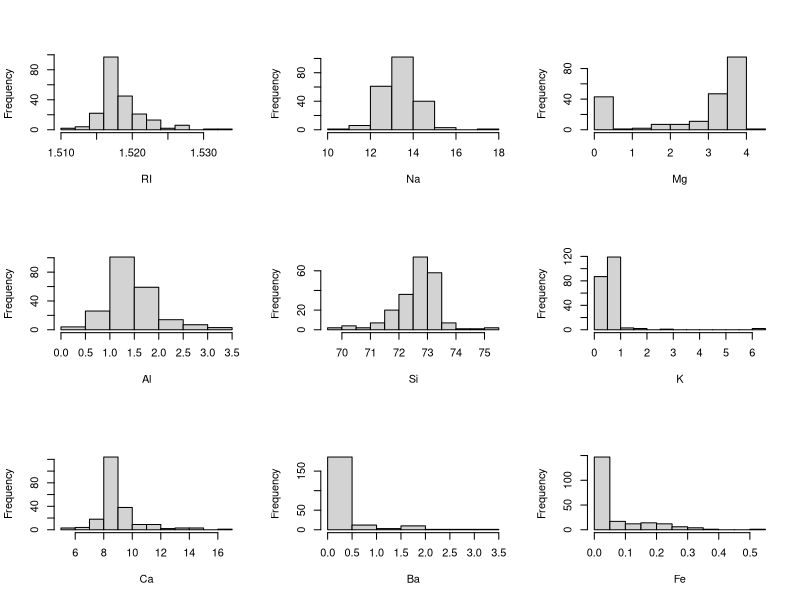
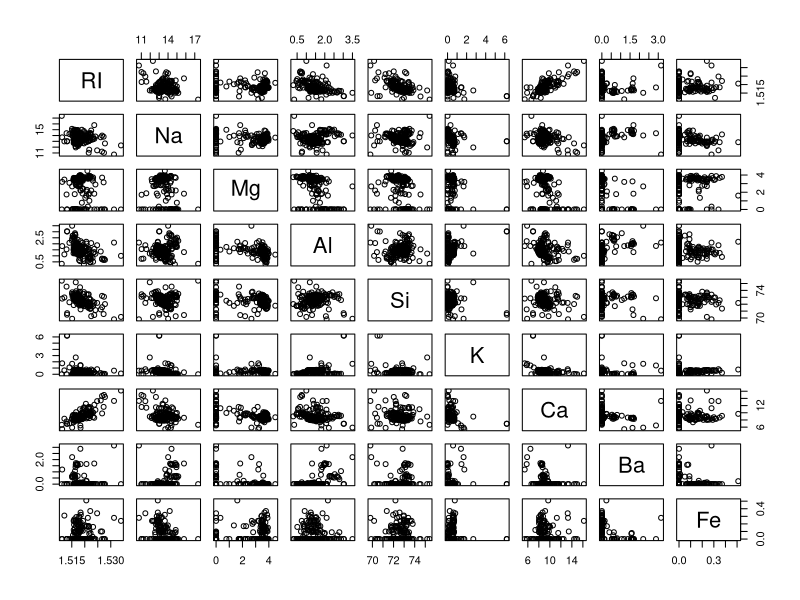

R code for these plots, in order:
## ---- chunk 1
library(mlbench)
library(tidyverse)
library(psych)

data(Glass)

glimpse(Glass)

## ---- chunk 2

vars_list <- as.list(colnames(select(Glass,-Type)))

par(mfrow=c(3,3))
for(i in vars_list){hist(select(Glass,-Type)[,i],xlab=i,main="")}


## ---- chunk 3
describe(select(Glass, -Type))[, c(3,4,5,8,9,10,11)]
## ---- chunk 4
plot(select(Glass, -Type))
## ---- chunk 5

cor(select(Glass, -Type), select(Glass, -Type))
## ---- chunk 6

cor(select(Glass, -Type), as.numeric(Glass[,10]))

## ---- chunk 7
data("Soybean")
